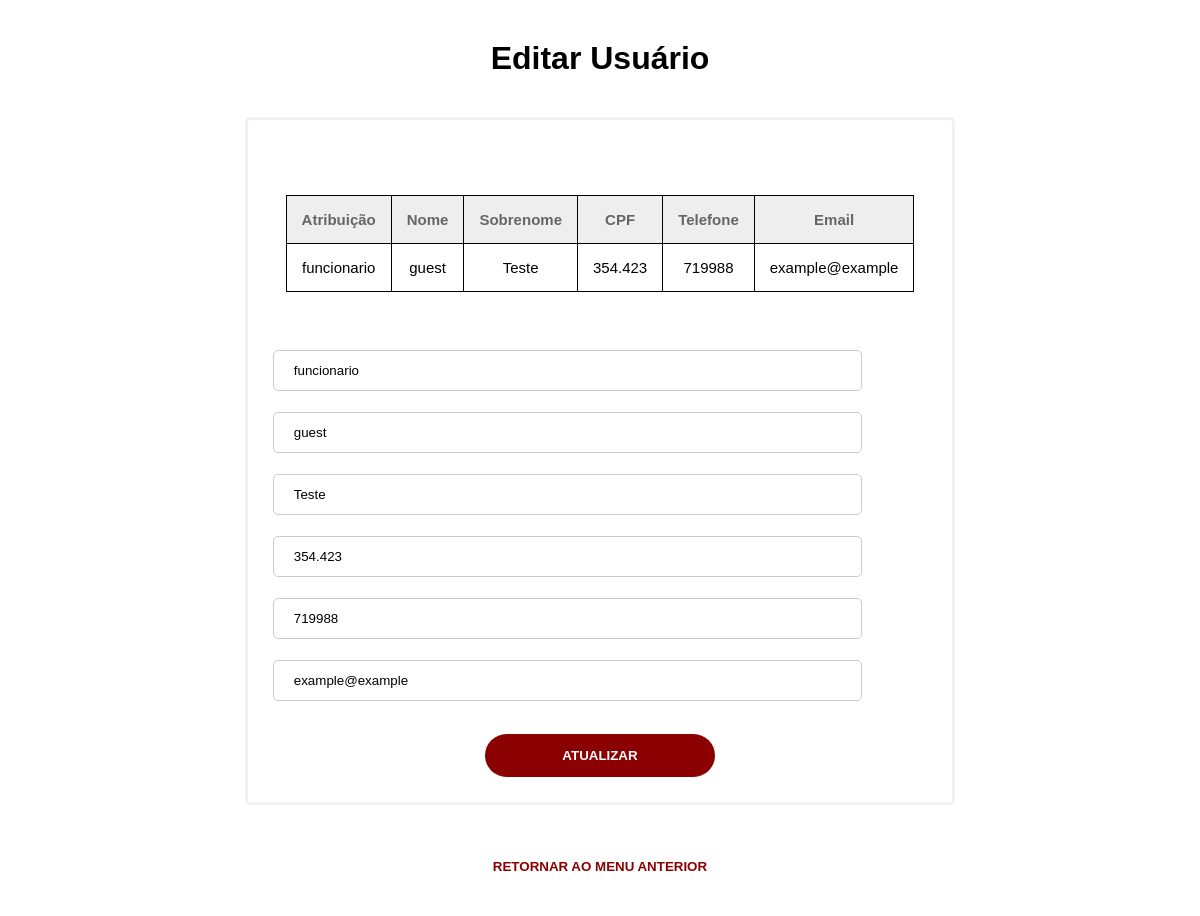
Before: /usuarios/action/editar.php?id=2 with the older database file.
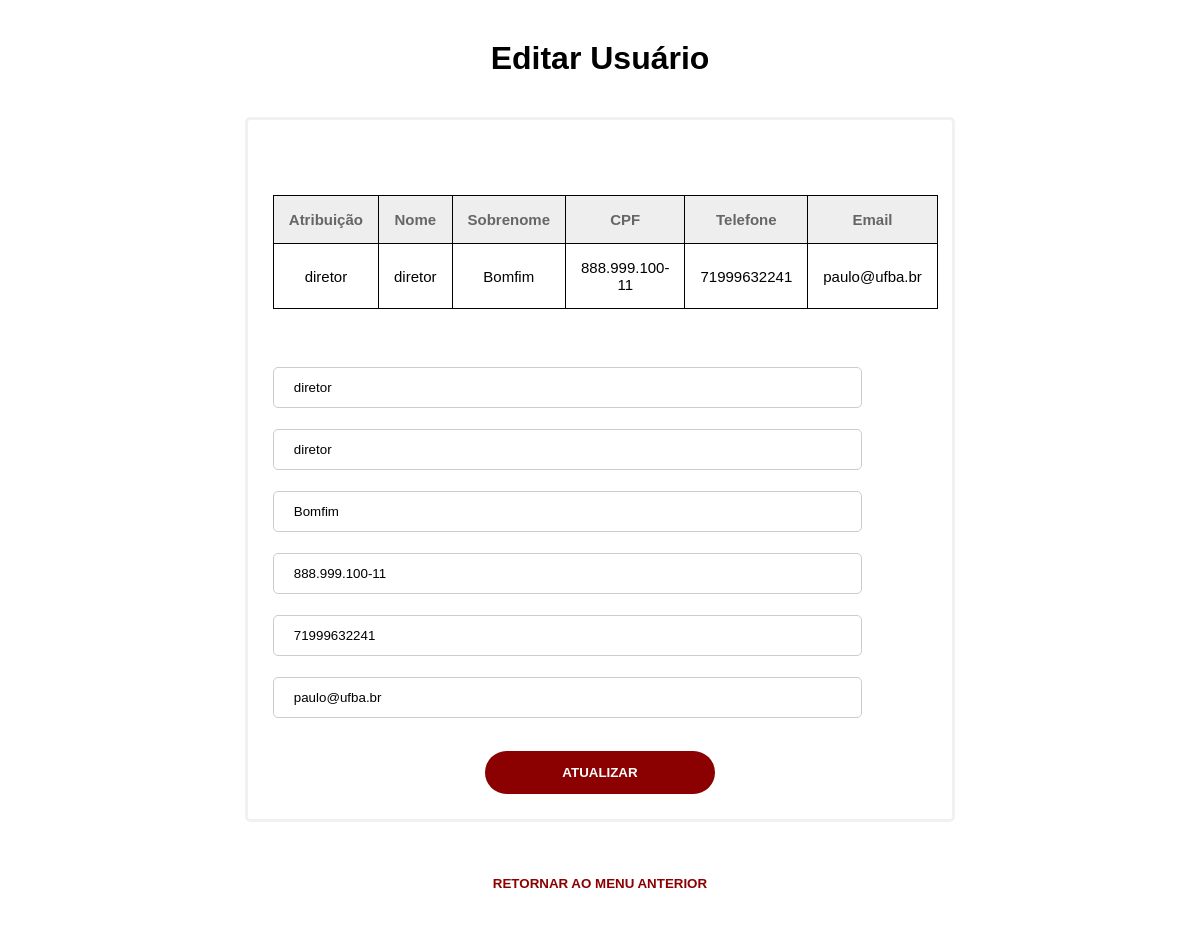
After: the same page with the newer database file.
### tables this page shows
CREATE TABLE IF NOT EXISTS `usuarios` (
  `id` int(11) NOT NULL AUTO_INCREMENT,
  `role` enum('diretor','funcionario','dirigente','superintendente','coordenador','visitante') NOT NULL DEFAULT 'funcionario',
  `nome` varchar(50) NOT NULL DEFAULT '',
  `sobrenome` varchar(50) NOT NULL DEFAULT '',
  `cpf` varchar(15) NOT NULL DEFAULT '',
  `telefone` varchar(11) NOT NULL DEFAULT '',
  `email` varchar(50) NOT NULL DEFAULT '',
  `senha` varchar(50) NOT NULL DEFAULT '',
  `aut` enum('0','1') DEFAULT '0',
  PRIMARY KEY (`id`)
);

### usuarios/action/editar.php (the view, shortened to what this page needs)
<?php
    include "..\conexao.php";
    $id = $_GET['id'];
    $query = "SELECT * FROM usuarios WHERE id = '$id' ";
?>
<!DOCTYPE html>
<html>
    <head>
        <link rel="stylesheet" href="..\..\css\actions.css">
        <link rel="stylesheet" href="..\..\css\action_editar.css">
        <link rel="stylesheet" href="..\..\css\casseb_style.css">
    </head>
    <header>
        <h1>Editar Usuário</h1>
    </header>
    <body class="casseb-style">
        <div class="conteudo-completo">
        	<?php
            	if ($stmt = $con->prepare($query)) {
                        $stmt->execute();
                        $stmt->bind_result($id, $role, $nome, $sobrenome, $cpf, $telefone, $email,$senha,$aut);
            ?>
           	<table >
                <thead>
                    <tr>
                        <td>Atribuição</td>
                        <td>Nome</td>
                        <td>Sobrenome</td>
                        <td>CPF</td>
                        <td>Telefone</td>
                        <td>Email</td>
                    </tr>
            </thead>
        <?php while ($stmt->fetch()) {  ?>
                <tr>
                    <td><?php printf("%s", $role)?></td>
                    <td><?php printf("%s", $nome)?></td>
                    <td><?php printf("%s", $sobrenome)?></td>
                    <td><?php printf("%s", $cpf)?></td>
                    <td><?php printf("%s", $telefone)?></td>
                    <td><?php printf("%s", $email)?></td>
                </tr>
            </table>
        	<?php } ?>
            <form method="post" >
                <div class="edit-input">
                    <input type="text" name="i_role" value="<?php echo $role?>">
            	</div>
                <div class="edit-input">
                    <input type="text" name="i_nome" value="<?php echo $nome?>">
            	</div>
                <div class="edit-input">
                    <input type="text" name="i_sobrenome" value="<?php echo $sobrenome?>">
            	</div>
                <div class="edit-input">
                    <input type="text" name="i_cpf" value="<?php echo $cpf?>">
                </div>
                <div class="edit-input">
                    <input type="text" name="i_telefone" value="<?php echo $telefone?>">
            	</div>
                <div class="edit-input">
                    <input type="text" name="i_email" value="<?php echo $email?>">
                </div>
            	<button type="submit" value="Atualizar">Atualizar</button>
            </form>
            <?php
            }
        ?>
        </div>
        <a href="..\index.php" class="menu-link">Retornar ao Menu Anterior</a>
    </body>
</html>

Changed rows visible on the page:
changed usuarios: role "funcionario" → "diretor"; nome "guest" → "diretor"; sobrenome "Teste" → "Bomfim"; cpf "354.423" → "888.999.100-11"; telefone "719988" → "71999632241"; email "example@example" → "paulo@ufba.br"; i_role "funcionario" → "diretor"; i_nome "guest" → "diretor"; i_sobrenome "Teste" → "Bomfim"; i_cpf "354.423" → "888.999.100-11"; i_telefone "719988" → "71999632241"; i_email "example@example" → "paulo@ufba.br"
